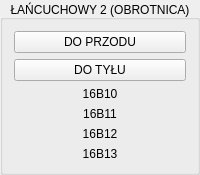
      <widget class="QGroupBox" name="groupBox_3">
       <property name="autoFillBackground">
        <bool>false</bool>
       </property>
       <property name="title">
        <string>ŁAŃCUCHOWY 2 (OBROTNICA)</string>
       </property>
       <property name="alignment">
        <set>Qt::AlignCenter</set>
       </property>
       <property name="flat">
        <bool>false</bool>
       </property>
       <property name="checkable">
        <bool>false</bool>
       </property>
       <layout class="QVBoxLayout" name="verticalLayout_5">
        <item>
         <layout class="QVBoxLayout" name="verticalLayout_6">
          <item>
           <widget class="QPushButton" name="pushButton_11">
            <property name="sizePolicy">
             <sizepolicy hsizetype="Minimum" vsizetype="Minimum">
              <horstretch>0</horstretch>
              <verstretch>0</verstretch>
             </sizepolicy>
            </property>
            <property name="whatsThis">
             <string>DB100.DBX1.6 toggle</string>
            </property>
            <property name="text">
             <string>DO PRZODU</string>
            </property>
            <property name="icon">
             <iconset>
              <normaloff>img/led_green_off.svg</normaloff>
              <normalon>img/led_green_on.svg</normalon>img/led_green_off.svg</iconset>
            </property>
            <property name="checkable">
             <bool>true</bool>
            </property>
            <property name="checked">
             <bool>false</bool>
            </property>
            <property name="autoRepeat">
             <bool>false</bool>
            </property>
            <property name="flat">
             <bool>false</bool>
            </property>
           </widget>
          </item>
          <item>
           <widget class="QPushButton" name="pushButton_12">
            <property name="sizePolicy">
             <sizepolicy hsizetype="Minimum" vsizetype="Minimum">
              <horstretch>0</horstretch>
              <verstretch>0</verstretch>
             </sizepolicy>
            </property>
            <property name="whatsThis">
             <string>DB100.DBX1.7 toggle</string>
            </property>
            <property name="text">
             <string>DO TYŁU</string>
            </property>
            <property name="icon">
             <iconset>
              <normaloff>img/led_green_off.svg</normaloff>
              <normalon>img/led_green_on.svg</normalon>img/led_green_off.svg</iconset>
            </property>
            <property name="checkable">
             <bool>true</bool>
            </property>
            <property name="checked">
             <bool>false</bool>
            </property>
            <property name="autoRepeat">
             <bool>false</bool>
            </property>
            <property name="flat">
             <bool>false</bool>
            </property>
           </widget>
          </item>
          <item>
           <widget class="QPushButton" name="pushButton_32">
            <property name="enabled">
             <bool>true</bool>
            </property>
            <property name="whatsThis">
             <string>db100.dbx7.7</string>
            </property>
            <property name="styleSheet">
             <string notr="true">border: None</string>
            </property>
            <property name="text">
             <string>16B10</string>
            </property>
            <property name="icon">
             <iconset>
              <normaloff>img/led_green_off.svg</normaloff>
              <normalon>img/led_green_on.svg</normalon>img/led_green_off.svg</iconset>
            </property>
            <property name="iconSize">
             <size>
              <width>15</width>
              <height>15</height>
             </size>
            </property>
            <property name="checkable">
             <bool>true</bool>
            </property>
            <property name="default">
             <bool>false</bool>
            </property>
            <property name="flat">
             <bool>true</bool>
            </property>
           </widget>
          </item>
          <item>
           <widget class="QPushButton" name="pushButton_31">
            <property name="enabled">
             <bool>true</bool>
            </property>
            <property name="whatsThis">
             <string>db100.dbx8.0</string>
            </property>
            <property name="styleSheet">
             <string notr="true">border: None</string>
            </property>
            <property name="text">
             <string>16B11</string>
            </property>
            <property name="icon">
             <iconset>
              <normaloff>img/led_green_off.svg</normaloff>
              <normalon>img/led_green_on.svg</normalon>img/led_green_off.svg</iconset>
            </property>
            <property name="iconSize">
             <size>
              <width>15</width>
              <height>15</height>
             </size>
            </property>
            <property name="checkable">
             <bool>true</bool>
            </property>
            <property name="default">
             <bool>false</bool>
            </property>
            <property name="flat">
             <bool>true</bool>
            </property>
           </widget>
          </item>
          <item>
           <widget class="QPushButton" name="pushButton_33">
            <property name="enabled">
             <bool>true</bool>
            </property>
            <property name="whatsThis">
             <string>db100.dbx8.1</string>
            </property>
            <property name="styleSheet">
             <string notr="true">border: None</string>
            </property>
            <property name="text">
             <string>16B12</string>
            </property>
            <property name="icon">
             <iconset>
              <normaloff>img/led_green_off.svg</normaloff>
              <normalon>img/led_green_on.svg</normalon>img/led_green_off.svg</iconset>
            </property>
            <property name="iconSize">
             <size>
              <width>15</width>
              <height>15</height>
             </size>
            </property>
            <property name="checkable">
             <bool>true</bool>
            </property>
            <property name="default">
             <bool>false</bool>
            </property>
            <property name="flat">
             <bool>true</bool>
            </property>
           </widget>
          </item>
          <item>
           <widget class="QPushButton" name="pushButton_34">
            <property name="enabled">
             <bool>true</bool>
            </property>
            <property name="whatsThis">
             <string>db100.dbx8.2</string>
            </property>
            <property name="styleSheet">
             <string notr="true">border: None</string>
            </property>
            <property name="text">
             <string>16B13</string>
            </property>
            <property name="icon">
             <iconset>
              <normaloff>img/led_green_off.svg</normaloff>
              <normalon>img/led_green_on.svg</normalon>img/led_green_off.svg</iconset>
            </property>
            <property name="iconSize">
             <size>
              <width>15</width>
              <height>15</height>
             </size>
            </property>
            <property name="checkable">
             <bool>true</bool>
            </property>
            <property name="default">
             <bool>false</bool>
            </property>
            <property name="flat">
             <bool>true</bool>
            </property>
           </widget>
          </item>
         </layout>
        </item>
       </layout>
      </widget>
